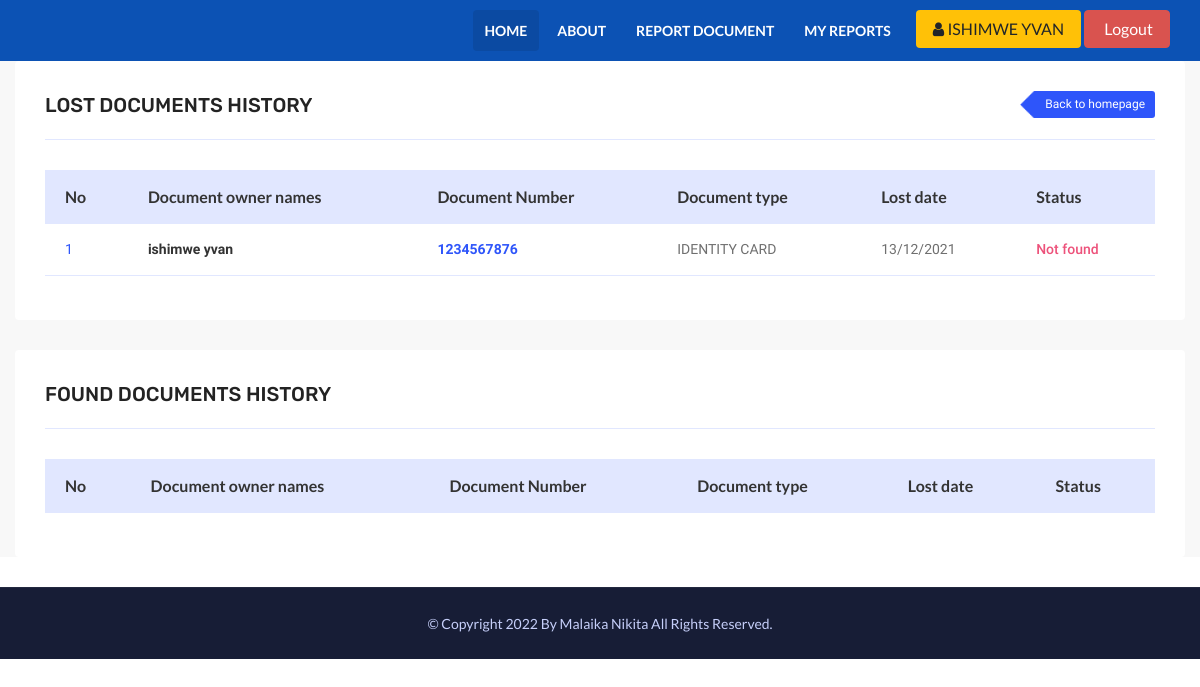
The app's page /myreports.php (signed in) with its own data.
### tables this page shows
CREATE TABLE `client` (
  `cli_id` int(255) NOT NULL,
  `cli_fname` varchar(255) NOT NULL,
  `cli_lname` varchar(255) NOT NULL,
  `cli_email` varchar(255) NOT NULL,
  `cli_password` varchar(255) NOT NULL,
  `cli_phone` varchar(10) NOT NULL,
  `cli_token` int(11) NOT NULL,
  `cli_status` int(1) NOT NULL
);

CREATE TABLE `document_lost` (
  `doc_id` int(255) NOT NULL,
  `doctype_id` int(255) NOT NULL,
  `doc_serialcode` varchar(255) NOT NULL,
  `doc_fullnames` varchar(255) NOT NULL,
  `doc_founder` int(255) NOT NULL,
  `doc_status` int(1) NOT NULL,
  `doc_createdDate` text NOT NULL,
  `doc_address` text NOT NULL
);

CREATE TABLE `document_type` (
  `doctype_id` int(255) NOT NULL,
  `doctype_name` varchar(255) NOT NULL
);

### server/helpers/sqlQueries.php (called while the page is built, shortened)
<?php
function select($data, $table, $condition){
  $statement = $GLOBALS['dbConnection'];
  $row = $statement->query("SELECT $data FROM $table Where $condition  ")->fetchall(PDO::FETCH_ASSOC);
  return $row;
  }
  ?>

### inc/server.php (called while the page is built, shortened)
<?php
@$user =$_SESSION['clientIdLost'];
$userSelect = select('*','client',"cli_id='$user'");

### myreports.php (the view, shortened to what this page needs)
<?php
require 'inc/server.php';
require 'inc/css.php';
?>
<body id="bg">
    <div class="page-wraper">
        <?php require 'inc/header.php' ?>
        <div class="col-xl-12 col-lg-8 m-b30">
            <div class="job-bx table-job-bx clearfix">
                <div class="job-bx-title clearfix">
                    <h5 class="font-weight-700 pull-left text-uppercase">Lost Documents History</h5>
                    <a href="./" class="site-button right-arrow button-sm float-right">Back to homepage</a>
                </div>
                <table>
                    <thead>
                        <tr>
                            <th>No</th>
                            <th>Document owner names</th>
                            <th>Document Number</th>
                            <th>Document type</th>
                            <th>Lost date</th>
                            <th>Status</th>
                        </tr>
                    </thead>
                    <tbody>
                        <?php
                        $report = select('*', 'document_lost,document_type', "document_lost.doc_founder='$userId' and document_lost.doctype_id=document_type.doctype_id");
                        $counter = 1;
                        foreach ($report as $myReport) {
                        ?>
                            <tr>
                                <td class="order-id text-primary"> <?php echo $counter; ?> </td>
                                <td class="job-name"><a><?php echo $myReport['doc_fullnames'] ?></a></td>
                                <td class="amount text-primary"><?php echo $myReport['doc_serialcode'] ?></td>
                                <td class="date"><?php echo $myReport['doctype_name'] ?></td>
                                <td class="transfer"><?php echo $myReport['doc_createdDate'] ?></td>
                                <?php
                                if ($myReport['doc_status'] == 0) {
                                ?>
                                    <td class="expired pending">Not found</td>
                                <?php } elseif ($myReport['doc_status'] == 9) {
                                ?>
                                    <td class="text-warning">Document found</td>
                                <?php } else { ?>
                                    <td class="text-success">Document Delivered</td>
                                <?php } ?>
                            </tr>
                        <?php $counter++;
                        } ?>
                    </tbody>
                </table>
            </div>
        </div>
        <div class="col-xl-12 col-lg-8 m-b30">
            <div class="job-bx table-job-bx clearfix">
                <div class="job-bx-title clearfix">
                    <h5 class="font-weight-700 pull-left text-uppercase">Found Documents History</h5>
                </div>
                <table>
                    <thead>
                        <tr>
                            <th>No</th>
                            <th>Document owner names</th>
                            <th>Document Number</th>
                            <th>Document type</th>
                            <th>Lost date</th>
                            <th>Status</th>
                        </tr>
                    </thead>
                </table>
            </div>
        </div>
    </div>
    <?php require 'inc/footer.php' ?>
    <?php require 'inc/js.php' ?>

### inc/header.php (shortened to what this page needs)
<header class="site-header mo-left header fullwidth">
	<div class="sticky-header main-bar-wraper navbar-expand-lg">
		<div class="main-bar clearfix">
			<div class="container clearfix">
				<div class="extra-nav">
					<div class="extra-cell">
						<?php
						@$session = $_SESSION['clientIdLost'];
						if (isset($session)) {
							$selectUser = select('*', 'client', "cli_id='$session'");
							foreach ($selectUser as $user) {
							}
						?>
							<button class="btn btn-warning"> <i class="fa fa-user"></i> <?php echo strtoupper($user['cli_fname'] . ' ' . $user['cli_lname']) ?></button>
							<a class="btn btn-danger" href="logout"> <i class="fa fa-power"></i> Logout</a>
						<?php } else { ?>
							<a href="signup" class="btn btn-warning"><i class="fa fa-user"></i> Sign Up</a>
							<a href="login" class="btn btn-warning"><i class="fa fa-lock"></i> Login</a>
						<?php } ?>
					</div>
				</div>
				<div class="header-nav navbar-collapse collapse justify-content-start" id="navbarNavDropdown">
					<ul class="nav navbar-nav">
						<li class="active">
							<a href="./">Home</a>
						</li>
						<li>
							<a href="./">about</a>
						</li>
						<?php
						if ($session) {
						?>
							<li>
								<a href="documentreport">Report document</a>
							</li>
							<li>
								<a href="myreports">My reports</a>
							</li>
						<?php } ?>
					</ul>
				</div>
			</div>
		</div>
	</div>
</header>

### records on screen
client: cli_fname+cli_lname "ISHIMWE YVAN"
document_lost: doc_fullnames "ishimwe yvan", doc_serialcode "1234567876", doctype.doctype_name "IDENTITY CARD", doc_createdDate "13/12/2021", doc_status "Not found"
